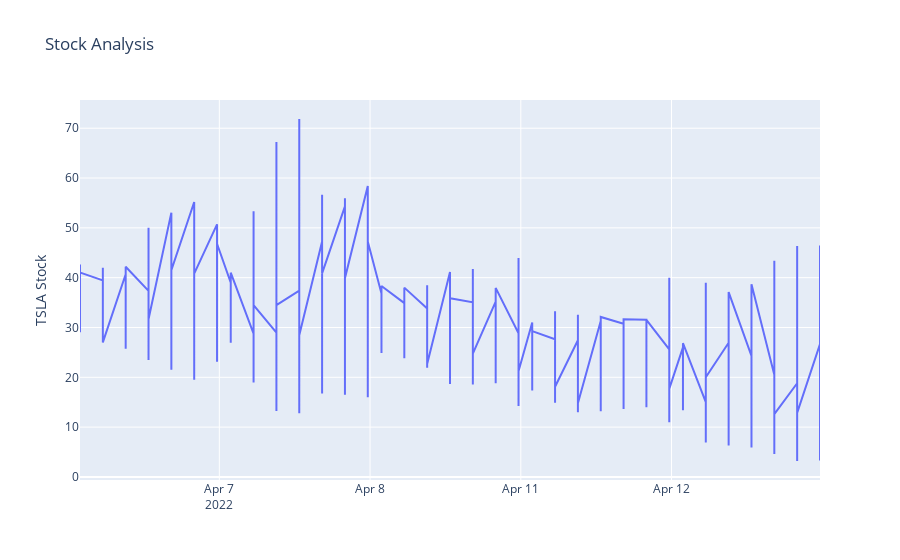

Source (notebook cell):
### Code cell
plot_line(df, value='Last', show_afterhours=False)

### Figure 1 — Plotly figure (JSON) as saved in the notebook; plotly's stock layout.template omitted (floating-point values rounded to 4 significant figures; data arrays with more than 128 entries replaced by an {"elided": "..."} marker saying what was removed)
{"data": [{"type": "scatter", "x": {"elided": "634 str values"}, "y": {"elided": "634 float values"}}], "layout": {"autosize": true, "title": {"text": "Stock Analysis"}, "xaxis": {"autorange": true, "range": ["2022-04-06 10:00", "2022-04-12 16:00"], "rangebreaks": [{"bounds": ["sat", "mon"]}, {"bounds": [16.1, 9.5], "pattern": "hour"}], "rangeslider": {"visible": false, "yaxis": {}}, "type": "date"}, "yaxis": {"autorange": true, "range": [-0.6139, 75.66], "title": {"text": "TSLA Stock"}, "type": "linear"}}}
